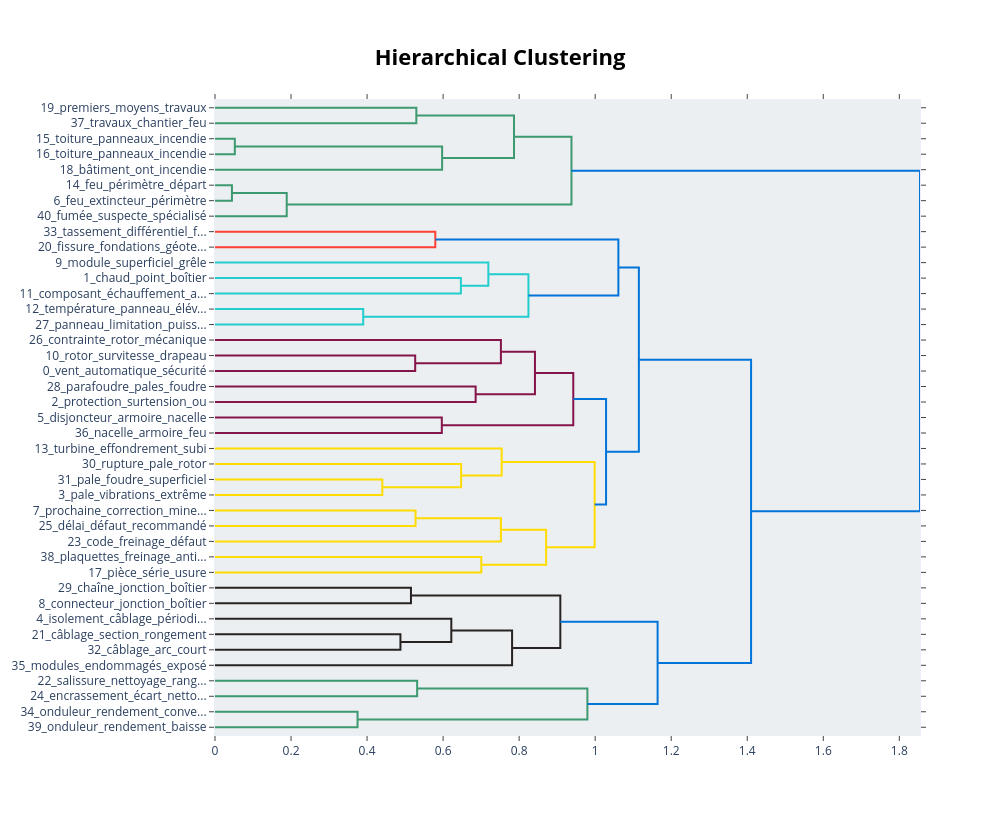

Notebook code cell kept with this figure:
### Code cell
topic_model.visualize_hierarchy()

### Figure 1 — Plotly figure (JSON) as saved in the notebook; plotly's stock layout.template omitted (floating-point values rounded to 4 significant figures)
{"data": [{"hoverinfo": "text", "marker": {"color": "rgb(61,153,112)"}, "mode": "lines", "type": "scatter", "x": [0.0, 0.5296, 0.5296, 0.0], "xaxis": "x", "y": [-5.0, -5.0, -15.0, -15.0], "yaxis": "y"}, {"hoverinfo": "text", "marker": {"color": "rgb(61,153,112)"}, "mode": "lines", "type": "scatter", "x": [0.0, 0.05213, 0.05213, 0.0], "xaxis": "x", "y": [-25.0, -25.0, -35.0, -35.0], "yaxis": "y"}, {"hoverinfo": "text", "marker": {"color": "rgb(61,153,112)"}, "mode": "lines", "type": "scatter", "x": [0.05213, 0.5974, 0.5974, 0.0], "xaxis": "x", "y": [-30.0, -30.0, -45.0, -45.0], "yaxis": "y"}, {"hoverinfo": "text", "marker": {"color": "rgb(61,153,112)"}, "mode": "lines", "type": "scatter", "x": [0.5296, 0.7865, 0.7865, 0.5974], "xaxis": "x", "y": [-10.0, -10.0, -37.5, -37.5], "yaxis": "y"}, {"hoverinfo": "text", "marker": {"color": "rgb(61,153,112)"}, "mode": "lines", "type": "scatter", "x": [0.0, 0.04453, 0.04453, 0.0], "xaxis": "x", "y": [-55.0, -55.0, -65.0, -65.0], "yaxis": "y"}, {"hoverinfo": "text", "marker": {"color": "rgb(61,153,112)"}, "mode": "lines", "type": "scatter", "x": [0.04453, 0.1886, 0.1886, 0.0], "xaxis": "x", "y": [-60.0, -60.0, -75.0, -75.0], "yaxis": "y"}, {"hoverinfo": "text", "marker": {"color": "rgb(61,153,112)"}, "mode": "lines", "type": "scatter", "x": [0.7865, 0.9376, 0.9376, 0.1886], "xaxis": "x", "y": [-23.75, -23.75, -67.5, -67.5], "yaxis": "y"}, {"hoverinfo": "text", "marker": {"color": "rgb(255,65,54)"}, "mode": "lines", "type": "scatter", "x": [0.0, 0.5795, 0.5795, 0.0], "xaxis": "x", "y": [-85.0, -85.0, -95.0, -95.0], "yaxis": "y"}, {"hoverinfo": "text", "marker": {"color": "rgb(35,205,205)"}, "mode": "lines", "type": "scatter", "x": [0.0, 0.6468, 0.6468, 0.0], "xaxis": "x", "y": [-115.0, -115.0, -125.0, -125.0], "yaxis": "y"}, {"hoverinfo": "text", "marker": {"color": "rgb(35,205,205)"}, "mode": "lines", "type": "scatter", "x": [0.0, 0.719, 0.719, 0.6468], "xaxis": "x", "y": [-105.0, -105.0, -120.0, -120.0], "yaxis": "y"}, {"hoverinfo": "text", "marker": {"color": "rgb(35,205,205)"}, "mode": "lines", "type": "scatter", "x": [0.0, 0.3898, 0.3898, 0.0], "xaxis": "x", "y": [-135.0, -135.0, -145.0, -145.0], "yaxis": "y"}, {"hoverinfo": "text", "marker": {"color": "rgb(35,205,205)"}, "mode": "lines", "type": "scatter", "x": [0.719, 0.8245, 0.8245, 0.3898], "xaxis": "x", "y": [-112.5, -112.5, -140.0, -140.0], "yaxis": "y"}, {"hoverinfo": "text", "marker": {"color": "rgb(0,116,217)"}, "mode": "lines", "type": "scatter", "x": [0.5795, 1.061, 1.061, 0.8245], "xaxis": "x", "y": [-90.0, -90.0, -126.2, -126.2], "yaxis": "y"}, {"hoverinfo": "text", "marker": {"color": "rgb(133,20,75)"}, "mode": "lines", "type": "scatter", "x": [0.0, 0.5266, 0.5266, 0.0], "xaxis": "x", "y": [-165.0, -165.0, -175.0, -175.0], "yaxis": "y"}, {"hoverinfo": "text", "marker": {"color": "rgb(133,20,75)"}, "mode": "lines", "type": "scatter", "x": [0.0, 0.752, 0.752, 0.5266], "xaxis": "x", "y": [-155.0, -155.0, -170.0, -170.0], "yaxis": "y"}, {"hoverinfo": "text", "marker": {"color": "rgb(133,20,75)"}, "mode": "lines", "type": "scatter", "x": [0.0, 0.6856, 0.6856, 0.0], "xaxis": "x", "y": [-185.0, -185.0, -195.0, -195.0], "yaxis": "y"}, {"hoverinfo": "text", "marker": {"color": "rgb(133,20,75)"}, "mode": "lines", "type": "scatter", "x": [0.752, 0.8416, 0.8416, 0.6856], "xaxis": "x", "y": [-162.5, -162.5, -190.0, -190.0], "yaxis": "y"}, {"hoverinfo": "text", "marker": {"color": "rgb(133,20,75)"}, "mode": "lines", "type": "scatter", "x": [0.0, 0.5966, 0.5966, 0.0], "xaxis": "x", "y": [-205.0, -205.0, -215.0, -215.0], "yaxis": "y"}, {"hoverinfo": "text", "marker": {"color": "rgb(133,20,75)"}, "mode": "lines", "type": "scatter", "x": [0.8416, 0.9424, 0.9424, 0.5966], "xaxis": "x", "y": [-176.2, -176.2, -210.0, -210.0], "yaxis": "y"}, {"hoverinfo": "text", "marker": {"color": "rgb(255,220,0)"}, "mode": "lines", "type": "scatter", "x": [0.0, 0.4401, 0.4401, 0.0], "xaxis": "x", "y": [-245.0, -245.0, -255.0, -255.0], "yaxis": "y"}, {"hoverinfo": "text", "marker": {"color": "rgb(255,220,0)"}, "mode": "lines", "type": "scatter", "x": [0.0, 0.6474, 0.6474, 0.4401], "xaxis": "x", "y": [-235.0, -235.0, -250.0, -250.0], "yaxis": "y"}, {"hoverinfo": "text", "marker": {"color": "rgb(255,220,0)"}, "mode": "lines", "type": "scatter", "x": [0.0, 0.7541, 0.7541, 0.6474], "xaxis": "x", "y": [-225.0, -225.0, -242.5, -242.5], "yaxis": "y"}, {"hoverinfo": "text", "marker": {"color": "rgb(255,220,0)"}, "mode": "lines", "type": "scatter", "x": [0.0, 0.5275, 0.5275, 0.0], "xaxis": "x", "y": [-265.0, -265.0, -275.0, -275.0], "yaxis": "y"}, {"hoverinfo": "text", "marker": {"color": "rgb(255,220,0)"}, "mode": "lines", "type": "scatter", "x": [0.5275, 0.752, 0.752, 0.0], "xaxis": "x", "y": [-270.0, -270.0, -285.0, -285.0], "yaxis": "y"}, {"hoverinfo": "text", "marker": {"color": "rgb(255,220,0)"}, "mode": "lines", "type": "scatter", "x": [0.0, 0.7004, 0.7004, 0.0], "xaxis": "x", "y": [-295.0, -295.0, -305.0, -305.0], "yaxis": "y"}, {"hoverinfo": "text", "marker": {"color": "rgb(255,220,0)"}, "mode": "lines", "type": "scatter", "x": [0.752, 0.8709, 0.8709, 0.7004], "xaxis": "x", "y": [-277.5, -277.5, -300.0, -300.0], "yaxis": "y"}, {"hoverinfo": "text", "marker": {"color": "rgb(255,220,0)"}, "mode": "lines", "type": "scatter", "x": [0.7541, 0.9986, 0.9986, 0.8709], "xaxis": "x", "y": [-233.8, -233.8, -288.8, -288.8], "yaxis": "y"}, {"hoverinfo": "text", "marker": {"color": "rgb(0,116,217)"}, "mode": "lines", "type": "scatter", "x": [0.9424, 1.029, 1.029, 0.9986], "xaxis": "x", "y": [-193.1, -193.1, -261.2, -261.2], "yaxis": "y"}, {"hoverinfo": "text", "marker": {"color": "rgb(0,116,217)"}, "mode": "lines", "type": "scatter", "x": [1.061, 1.115, 1.115, 1.029], "xaxis": "x", "y": [-108.1, -108.1, -227.2, -227.2], "yaxis": "y"}, {"hoverinfo": "text", "marker": {"color": "rgb(40,35,35)"}, "mode": "lines", "type": "scatter", "x": [0.0, 0.5155, 0.5155, 0.0], "xaxis": "x", "y": [-315.0, -315.0, -325.0, -325.0], "yaxis": "y"}, {"hoverinfo": "text", "marker": {"color": "rgb(40,35,35)"}, "mode": "lines", "type": "scatter", "x": [0.0, 0.4878, 0.4878, 0.0], "xaxis": "x", "y": [-345.0, -345.0, -355.0, -355.0], "yaxis": "y"}, {"hoverinfo": "text", "marker": {"color": "rgb(40,35,35)"}, "mode": "lines", "type": "scatter", "x": [0.0, 0.6216, 0.6216, 0.4878], "xaxis": "x", "y": [-335.0, -335.0, -350.0, -350.0], "yaxis": "y"}, {"hoverinfo": "text", "marker": {"color": "rgb(40,35,35)"}, "mode": "lines", "type": "scatter", "x": [0.6216, 0.7814, 0.7814, 0.0], "xaxis": "x", "y": [-342.5, -342.5, -365.0, -365.0], "yaxis": "y"}, {"hoverinfo": "text", "marker": {"color": "rgb(40,35,35)"}, "mode": "lines", "type": "scatter", "x": [0.5155, 0.9083, 0.9083, 0.7814], "xaxis": "x", "y": [-320.0, -320.0, -353.8, -353.8], "yaxis": "y"}, {"hoverinfo": "text", "marker": {"color": "rgb(61,153,112)"}, "mode": "lines", "type": "scatter", "x": [0.0, 0.5317, 0.5317, 0.0], "xaxis": "x", "y": [-375.0, -375.0, -385.0, -385.0], "yaxis": "y"}, {"hoverinfo": "text", "marker": {"color": "rgb(61,153,112)"}, "mode": "lines", "type": "scatter", "x": [0.0, 0.3749, 0.3749, 0.0], "xaxis": "x", "y": [-395.0, -395.0, -405.0, -405.0], "yaxis": "y"}, {"hoverinfo": "text", "marker": {"color": "rgb(61,153,112)"}, "mode": "lines", "type": "scatter", "x": [0.5317, 0.9795, 0.9795, 0.3749], "xaxis": "x", "y": [-380.0, -380.0, -400.0, -400.0], "yaxis": "y"}, {"hoverinfo": "text", "marker": {"color": "rgb(0,116,217)"}, "mode": "lines", "type": "scatter", "x": [0.9083, 1.164, 1.164, 0.9795], "xaxis": "x", "y": [-336.9, -336.9, -390.0, -390.0], "yaxis": "y"}, {"hoverinfo": "text", "marker": {"color": "rgb(0,116,217)"}, "mode": "lines", "type": "scatter", "x": [1.115, 1.41, 1.41, 1.164], "xaxis": "x", "y": [-167.7, -167.7, -363.4, -363.4], "yaxis": "y"}, {"hoverinfo": "text", "marker": {"color": "rgb(0,116,217)"}, "mode": "lines", "type": "scatter", "x": [0.9376, 1.854, 1.854, 1.41], "xaxis": "x", "y": [-45.62, -45.62, -265.5, -265.5], "yaxis": "y"}], "layout": {"autosize": false, "height": 815, "hoverlabel": {"bgcolor": "white", "font": {"family": "Rockwell", "size": 16}}, "hovermode": "closest", "plot_bgcolor": "#ECEFF1", "showlegend": false, "title": {"font": {"color": "Black", "size": 22}, "text": "<b>Hierarchical Clustering</b>", "x": 0.5, "xanchor": "center", "yanchor": "top"}, "width": 1000, "xaxis": {"mirror": "allticks", "rangemode": "tozero", "showgrid": false, "showline": true, "showticklabels": true, "ticks": "outside", "type": "linear", "zeroline": false}, "yaxis": {"mirror": "allticks", "range": [-410, 0], "rangemode": "tozero", "showgrid": false, "showline": true, "showticklabels": true, "tickmode": "array", "ticks": "outside", "ticktext": ["19_premiers_moyens_travaux", "37_travaux_chantier_feu", "15_toiture_panneaux_incendie", "16_toiture_panneaux_incendie", "18_bâtiment_ont_incendie", "14_feu_périmètre_départ", "6_feu_extincteur_périmètre", "40_fumée_suspecte_spécialisé", "33_tassement_différentiel_f...", "20_fissure_fondations_géote...", "9_module_superficiel_grêle", "1_chaud_point_boîtier", "11_composant_échauffement_a...", "12_température_panneau_élév...", "27_panneau_limitation_puiss...", "26_contrainte_rotor_mécanique", "10_rotor_survitesse_drapeau", "0_vent_automatique_sécurité", "28_parafoudre_pales_foudre", "2_protection_surtension_ou", "5_disjoncteur_armoire_nacelle", "36_nacelle_armoire_feu", "13_turbine_effondrement_subi", "30_rupture_pale_rotor", "31_pale_foudre_superficiel", "3_pale_vibrations_extrême", "7_prochaine_correction_mine...", "25_délai_défaut_recommandé", "23_code_freinage_défaut", "38_plaquettes_freinage_anti...", "17_pièce_série_usure", "29_chaîne_jonction_boîtier", "8_connecteur_jonction_boîtier", "4_isolement_câblage_périodi...", "21_câblage_section_rongement", "32_câblage_arc_court", "35_modules_endommagés_exposé", "22_salissure_nettoyage_rang...", "24_encrassement_écart_netto...", "34_onduleur_rendement_conve...", "39_onduleur_rendement_baisse"], "tickvals": [-5, -15, -25, -35, -45, -55, -65, -75, -85, -95, -105, -115, -125, -135, -145, -155, -165, -175, -185, -195, -205, -215, -225, -235, -245, -255, -265, -275, -285, -295, -305, -315, -325, -335, -345, -355, -365, -375, -385, -395, -405], "type": "linear", "zeroline": false}}}
